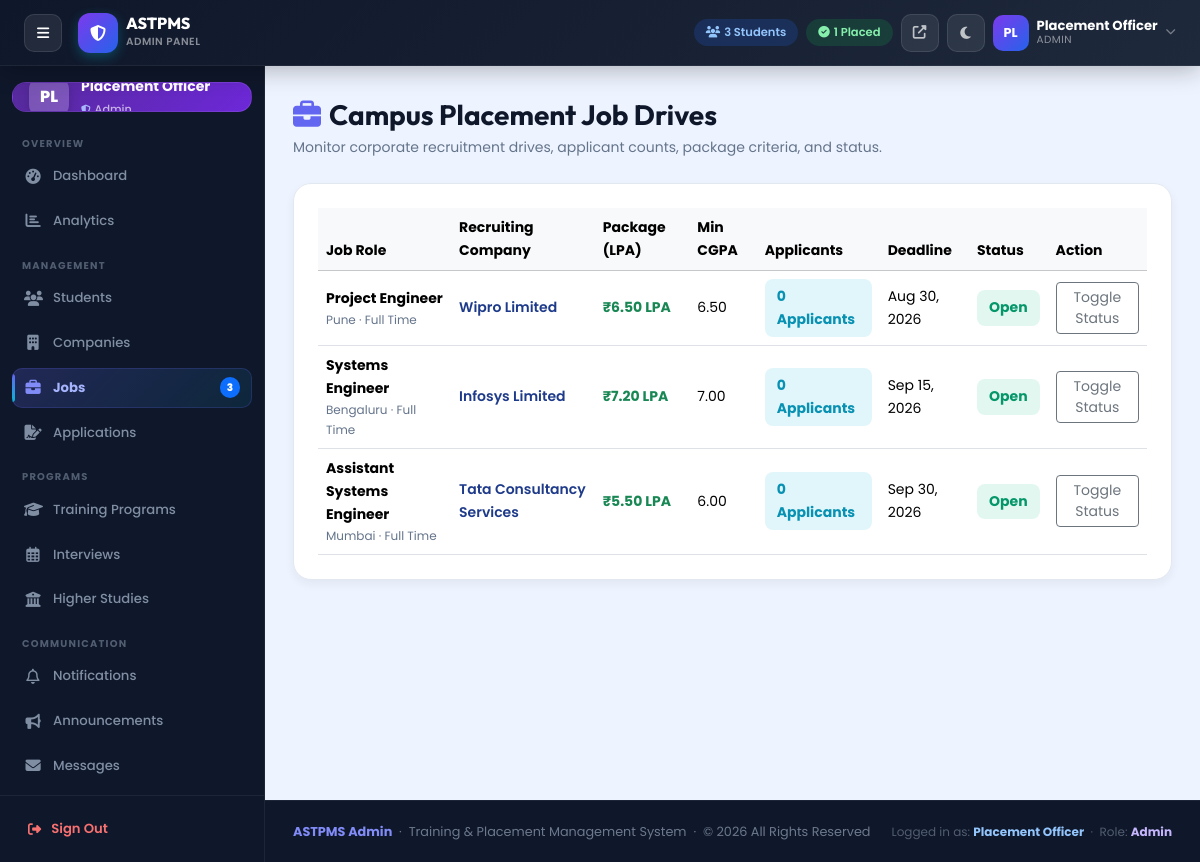
/admin/jobs.php (signed in), run on the app's committed database.
### tables this page shows
CREATE TABLE `jobs` (
  `id` INT AUTO_INCREMENT PRIMARY KEY,
  `company_id` INT NOT NULL,
  `role` VARCHAR(150) NOT NULL,
  `description` TEXT NOT NULL,
  `eligibility_criteria` TEXT DEFAULT NULL,
  `min_cgpa` DECIMAL(4,2) NOT NULL DEFAULT 6.00,
  `eligible_branches` VARCHAR(255) NOT NULL DEFAULT 'Computer Science,Information Technology',
  `location` VARCHAR(100) NOT NULL DEFAULT 'Pune',
  `package_lpa` DECIMAL(8,2) NOT NULL DEFAULT 5.00,
  `job_type` ENUM('Full Time', 'Internship', 'Internship + Full Time') DEFAULT 'Full Time',
  `deadline` DATE NOT NULL,
  `status` ENUM('Open', 'Closed', 'Draft') DEFAULT 'Open',
  `created_at` DATETIME DEFAULT CURRENT_TIMESTAMP,
  `updated_at` DATETIME DEFAULT CURRENT_TIMESTAMP ON UPDATE CURRENT_TIMESTAMP,
  FOREIGN KEY (`company_id`) REFERENCES `companies`(`id`) ON DELETE CASCADE ON UPDATE CASCADE
);

CREATE TABLE `companies` (
  `id` INT AUTO_INCREMENT PRIMARY KEY,
  `name` VARCHAR(100) NOT NULL,
  `email` VARCHAR(100) NOT NULL UNIQUE,
  `password` VARCHAR(255) NOT NULL,
  `phone` VARCHAR(20) DEFAULT NULL,
  `industry` VARCHAR(100) DEFAULT 'Technology',
  `website` VARCHAR(255) DEFAULT NULL,
  `city` VARCHAR(100) DEFAULT 'Pune',
  `contact_person` VARCHAR(100) DEFAULT NULL,
  `description` TEXT DEFAULT NULL,
  `is_active` TINYINT(1) DEFAULT 1,
  `created_at` DATETIME DEFAULT CURRENT_TIMESTAMP,
  `updated_at` DATETIME DEFAULT CURRENT_TIMESTAMP ON UPDATE CURRENT_TIMESTAMP
);

### config/auth.php (called while the page is built, shortened)
<?php
function generateCsrfToken(): string {
    return $_SESSION['csrf_token'];
}
function h(mixed $str): string {
    return htmlspecialchars((string)$str, ENT_QUOTES, 'UTF-8');
}

### admin/jobs.php (the view, shortened to what this page needs)
<?php
require_once 'views/header.php';
require_once 'views/sidebar.php';
$jobs = $pdo->query("
    SELECT j.*, c.name as company_name, COUNT(a.id) as app_count
    FROM jobs j
    JOIN companies c ON j.company_id = c.id
    LEFT JOIN applications a ON j.id = a.job_id
    GROUP BY j.id
    ORDER BY j.created_at DESC
")->fetchAll();
?>
<div class="container-fluid px-0">
    <div class="d-flex justify-content-between align-items-center mb-4" data-aos="fade-up">
        <div>
            <h3 class="fw-bold mb-1" style="font-family:'Outfit',sans-serif;">
                <i class="fas fa-briefcase text-primary-color me-2"></i>Campus Placement Job Drives
            </h3>
            <p style="color:var(--text-muted);font-size:0.875rem;margin-bottom:0;">
                Monitor corporate recruitment drives, applicant counts, package criteria, and status.
            </p>
        </div>
    </div>
    <div class="card-premium p-4" data-aos="fade-up">
        <div class="table-responsive">
            <table class="table table-hover align-middle mb-0" id="jobsTable">
                <thead class="table-light">
                    <tr>
                        <th>Job Role</th>
                        <th>Recruiting Company</th>
                        <th>Package (LPA)</th>
                        <th>Min CGPA</th>
                        <th>Applicants</th>
                        <th>Deadline</th>
                        <th>Status</th>
                        <th>Action</th>
                    </tr>
                </thead>
                <tbody>
                    <?php foreach ($jobs as $j): ?>
                    <tr>
                        <td>
                            <div class="fw-bold"><?= h($j['role']) ?></div>
                            <div style="font-size:0.75rem;color:var(--text-muted);"><?= h($j['location']) ?> · <?= h($j['job_type']) ?></div>
                        </td>
                        <td><span class="fw-semibold" style="color:var(--primary-mid);"><?= h($j['company_name']) ?></span></td>
                        <td><span class="fw-bold text-success">₹<?= h($j['package_lpa']) ?> LPA</span></td>
                        <td><?= h($j['min_cgpa']) ?></td>
                        <td><span class="badge-premium bg-light-cyan"><?= (int)$j['app_count'] ?> Applicants</span></td>
                        <td><?= date('M d, Y', strtotime($j['deadline'])) ?></td>
                        <td>
                            <?php if ($j['status'] === 'Open'): ?>
                                <span class="badge-premium bg-light-success">Open</span>
                            <?php else: ?>
                                <span class="badge-premium bg-light-danger">Closed</span>
                            <?php endif; ?>
                        </td>
                        <td>
                            <a href="jobs.php?toggle=<?= $j['id'] ?>&csrf=<?= generateCsrfToken() ?>" class="btn btn-sm btn-outline-secondary">
                                Toggle Status
                            </a>
                        </td>
                    </tr>
                    <?php endforeach; ?>
                </tbody>
            </table>
        </div>
    </div>
</div>
<?php require_once 'views/footer.php'; ?>

### data on the page
jobs: role "Project Engineer", location "Pune", job_type "Full Time", company.name "Wipro Limited", package_lpa "6.50", min_cgpa "6.50", app_count "0", deadline "Aug 30, 2026", status "Open"
jobs: role "Systems Engineer", location "Bengaluru", job_type "Full Time", company.name "Infosys Limited", package_lpa "7.20", min_cgpa "7.00", app_count "0", deadline "Sep 15, 2026", status "Open"
jobs: role "Assistant Systems Engineer", location "Mumbai", job_type "Full Time", company.name "Tata Consultancy Services", package_lpa "5.50", min_cgpa "6.00", app_count "0", deadline "Sep 30, 2026", status "Open"

### other printed values
$totalStudents "3"
$placedStudents "1"
substr($adminName, 0, 2) "PL"
$adminName "Placement Officer"
str_replace('_',' ',$adminRole) "ADMIN"
substr($_SESSION['admin_name']??'A',0,2) "PL"
$item['section'] "OVERVIEW"
$item['text'] "Dashboard"
$item['text'] "Analytics"
$item['section'] "MANAGEMENT"
$item['text'] "Students"
$item['text'] "Companies"
$item['text'] "Jobs"
$item['badge'] "3"
$item['text'] "Applications"
